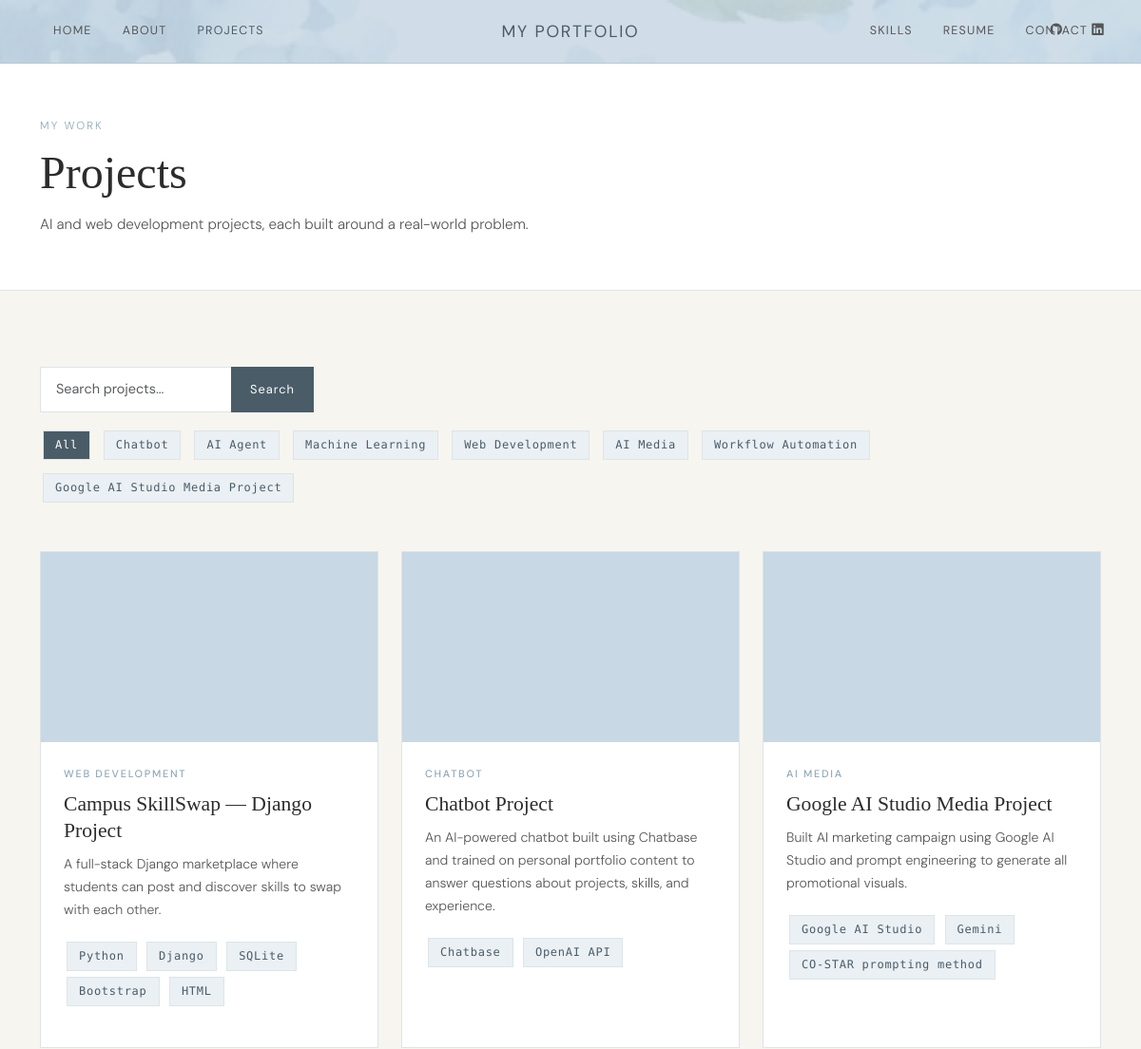
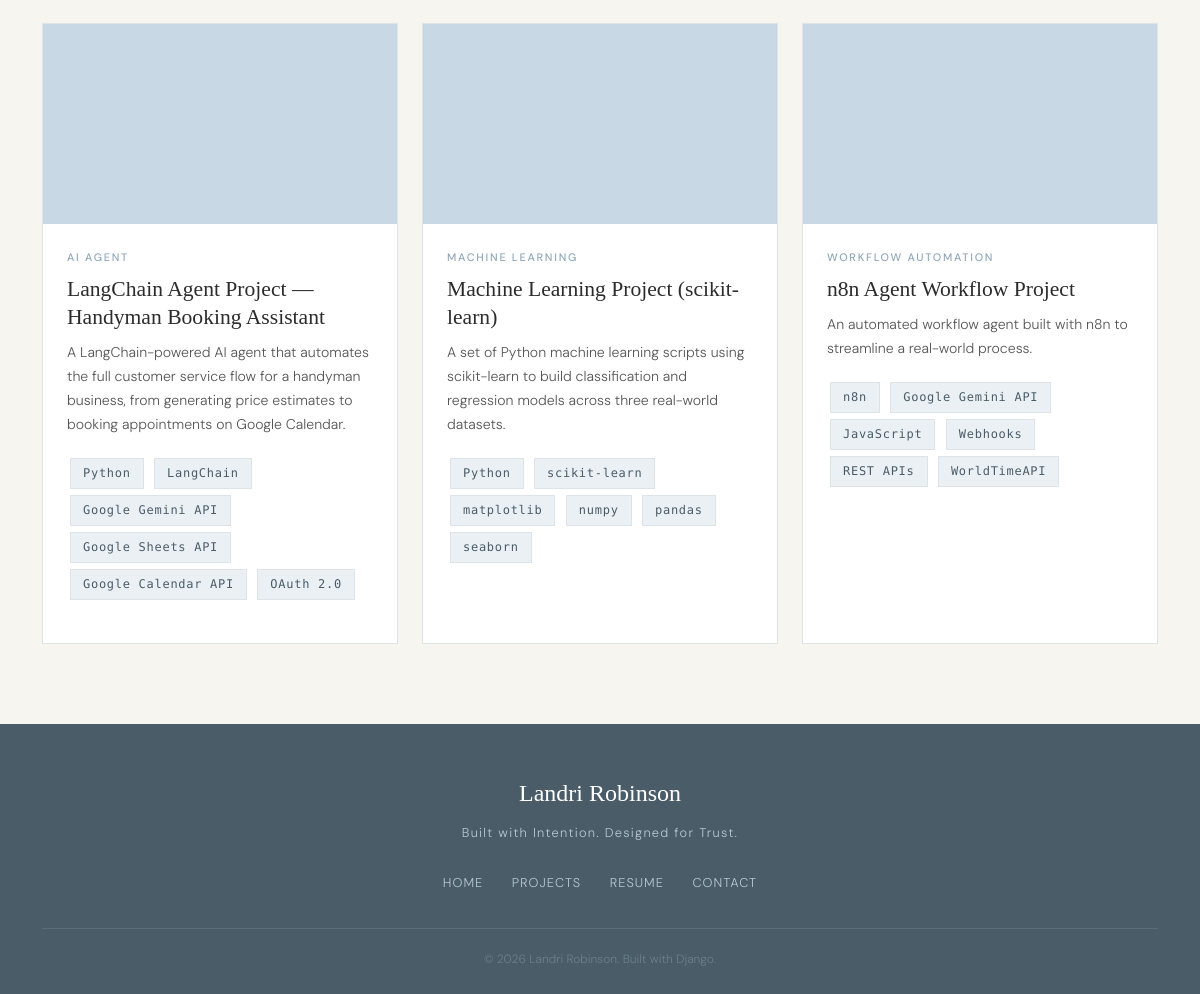
/projects/, run on the app's committed database (2 pictures, top to bottom).
### portfolio/models.py (models this page shows, shortened)
class Project(models.Model):
    CATEGORY_CHOICES = [
        ('chatbot', 'Chatbot'),
        ('agent', 'AI Agent'),
        ('ml', 'Machine Learning'),
        ('web', 'Web Development'),
        ('media', 'AI Media'),
        ('workflow', 'Workflow Automation'),
        ('google_ai_studio', 'Google AI Studio Media Project'),
    ]
    title = models.CharField(max_length=200)
    summary = models.CharField(max_length=300)
    description = models.TextField()
    category = models.CharField(max_length=50, choices=CATEGORY_CHOICES, default='agent')
    tools_used = models.TextField(help_text="Comma-separated list of tools")
    business_problem = models.TextField(default='')
    key_features = models.TextField(help_text="Describe the key features", default='')
    role = models.TextField(help_text="Your role and contribution", default='')
    challenges = models.TextField(help_text="Biggest challenge faced")
    lessons_learned = models.TextField(help_text="What you learned")
    image = models.ImageField(upload_to='projects/', blank=True, null=True)
    links = models.URLField(blank=True, null=True)
    github_link = models.URLField(blank=True, null=True, help_text="GitHub repository URL")
    demo_link = models.URLField(blank=True, null=True, help_text="Live demo or deployed project URL")
    class Meta:
        ordering = ['title']
    def get_tools_list(self):
        return [t.strip() for t in self.tools_used.split(',') if t.strip()]

### portfolio/views.py (the view)
# urls.py: path('projects/', views.projects, name='projects'),
def projects(request):
    form = SearchForm(request.GET)
    all_projects = Project.objects.all()
    query = request.GET.get('query', '')
    category = request.GET.get('category', '')
    if query:
        all_projects = all_projects.filter(
            Q(title__icontains=query) | Q(summary__icontains=query) | Q(tools_used__icontains=query)
        )
    if category:
        all_projects = all_projects.filter(category=category)
    categories = Project.CATEGORY_CHOICES
    return render(request, 'portfolio/projects.html', {
        'projects': all_projects,
        'form': form,
        'categories': categories,
        'selected_category': category,
        'query': query,
    })

### portfolio/forms.py
class SearchForm(forms.Form):
    query = forms.CharField(
        max_length=100,
        required=False,
        widget=forms.TextInput(attrs={'class': 'form-control', 'placeholder': 'Search projects...'})
    )

### templates/portfolio/projects.html (shortened to what this page needs)
{% extends 'portfolio/base.html' %}
{% block content %}
<div class="page-header">
  <div class="container">
    <span class="page-header-eyebrow">My Work</span>
    <h1 class="page-header-title">Projects</h1>
    <p class="page-header-sub">AI and web development projects, each built around a real-world problem.</p>
  </div>
</div>
<section class="section-pad" style="background:var(--cream)">
  <div class="container">
    <div class="d-flex flex-wrap gap-3 align-items-center mb-5">
      <form method="GET" action="{% url 'projects' %}" class="search-bar">
        <input type="text" name="query" class="form-control" placeholder="Search projects..." value="{{ query }}">
        <button type="submit" class="btn-search">Search</button>
      </form>
      <div class="d-flex gap-2 flex-wrap">
        <a href="{% url 'projects' %}" class="tool-tag {% if not selected_category %}active{% endif %}" style="cursor:pointer;{% if not selected_category %}background:var(--slate-dark);color:var(--white);{% endif %}">All</a>
        {% for val, label in categories %}
          <a href="?category={{ val }}{% if query %}&query={{ query }}{% endif %}" class="tool-tag" style="cursor:pointer;{% if selected_category == val %}background:var(--slate-dark);color:var(--white);{% endif %}">{{ label }}</a>
        {% endfor %}
      </div>
    </div>
    <div class="row g-4">
      {% for project in projects %}
      <div class="col-md-4">
        <div class="project-card" data-href="{% url 'project_detail' project.pk %}">
          <div class="project-card-img">
            <div style="width:100%;height:200px;background:#C8D8E4;"></div>
          </div>
          <div class="project-card-body">
            <span class="project-card-category">{{ project.get_category_display }}</span>
            <div class="project-card-title">{{ project.title }}</div>
            <p class="project-card-summary">{{ project.summary }}</p>
            <div class="mb-3">
              {% for tool in project.get_tools_list %}
                <span class="tool-tag">{{ tool }}</span>
              {% endfor %}
            </div>
          </div>
        </div>
      </div>
      {% empty %}
      <div class="col-12 text-center py-5" style="color:var(--charcoal-lt)">
        <i class="bi bi-search" style="font-size:2rem;opacity:0.3"></i>
        <p class="mt-3">No projects found. Try a different search.</p>
      </div>
      {% endfor %}
    </div>
  </div>
</section>
{% endblock %}

### static/css/style.css (style rules this page uses)
:root { --cream: #F7F5F0; --white: #FFFFFF; --charcoal: #2C2C2C; --charcoal-lt: #555555; --slate: #6B7F8E; --slate-dark: #4A5C68; --slate-light: #B8C8D2; --slate-pale: #EAF0F4; --accent: #8FA8B8; --accent-hover: #6B8FA3; --muted-gold: #C9B89A; --border: #DDE4E8; --shadow: rgba(74, 92, 104, 0.12); }
* { box-sizing: border-box; }
html { scroll-behavior: smooth; }
body { font-family: 'DM Sans', sans-serif; font-weight: 300; color: var(--charcoal); background-color: var(--cream); line-height: 1.75; font-size: 16px; }
h1, h2, h3, h4, h5 { font-family: 'Cormorant Garamond', serif; font-weight: 400; line-height: 1.2; color: var(--charcoal); }
a { color: var(--slate-dark); text-decoration: none; transition: color 0.2s; }
.section-pad { padding: 80px 0; }
.project-card { background-color: var(--white); border: 1px solid var(--border); overflow: hidden; transition: transform 0.25s, box-shadow 0.25s; height: 100%; position: relative; cursor: pointer; }
.project-card-img { width: 100%; height: 200px; object-fit: cover; background-color: var(--slate-pale); display: flex; align-items: center; justify-content: center; color: var(--slate-light); font-size: 0.8rem; letter-spacing: 0.08em; }
.project-card-body { padding: 24px; }
.project-card-category { font-size: 0.68rem; letter-spacing: 0.16em; text-transform: uppercase; color: var(--accent); font-weight: 500; margin-bottom: 8px; display: block; }
.project-card-title { font-family: 'Cormorant Garamond', serif; font-size: 1.35rem; font-weight: 400; margin-bottom: 10px; line-height: 1.3; }
.project-card-summary { font-size: 0.88rem; color: var(--charcoal-lt); line-height: 1.7; margin-bottom: 18px; }
.tool-tag { display: inline-block; background-color: var(--slate-pale); color: var(--slate-dark); font-size: 0.75rem; letter-spacing: 0.06em; padding: 4px 12px; margin: 3px; border: 1px solid var(--border); font-family: 'DM Mono', monospace; }
.form-control { border: 1px solid var(--border); border-radius: 0; background-color: var(--white); padding: 12px 16px; font-family: 'DM Sans', sans-serif; font-size: 0.9rem; color: var(--charcoal); transition: border-color 0.2s; }
.page-header { background-color: var(--white); border-bottom: 1px solid var(--border); padding: 56px 0 40px; }
.page-header-eyebrow { font-size: 0.72rem; letter-spacing: 0.18em; text-transform: uppercase; color: var(--accent); display: block; margin-bottom: 10px; font-family: 'DM Sans', sans-serif; }
.page-header-title { font-family: 'Cormorant Garamond', serif; font-size: clamp(2rem, 4vw, 3rem); font-weight: 300; margin-bottom: 12px; }
.page-header-sub { font-size: 0.95rem; color: var(--charcoal-lt); max-width: 560px; }
.search-bar { display: flex; gap: 0; max-width: 440px; }
.search-bar .form-control { flex: 1; border-right: none; }
.search-bar .btn-search { background-color: var(--slate-dark); color: var(--white); border: none; padding: 0 20px; font-size: 0.8rem; letter-spacing: 0.08em; cursor: pointer; transition: background-color 0.2s; }

### data on the page
Project: category "WEB DEVELOPMENT", title "Campus SkillSwap — Django Project", summary "A full-stack Django marketplace where students can post and discover skills to swap with each other.", get_tools_list "Python" "Django" "SQLite" "Bootstrap" "HTML"
Project: category "CHATBOT", title "Chatbot Project", summary "An AI-powered chatbot built using Chatbase and trained on personal portfolio content to answer questions about projects, skills, and experience.", get_tools_list "Chatbase" "OpenAI API"
Project: category "AI MEDIA", title "Google AI Studio Media Project", summary "Built AI marketing campaign using Google AI Studio and prompt engineering to generate all promotional visuals.", get_tools_list "Google AI Studio" "Gemini" "CO-STAR prompting method"
Project: category "AI AGENT", title "LangChain Agent Project — Handyman Booking Assistant", summary "A LangChain-powered AI agent that automates the full customer service flow for a handyman business, from generating price estimates to booking appointments on Google Calendar.", get_tools_list "Python" "LangChain" "Google Gemini API" "Google Sheets API" "Google Calendar API" "OAuth 2.0"
Project: category "MACHINE LEARNING", title "Machine Learning Project (scikit-learn)", summary "A set of Python machine learning scripts using scikit-learn to build classification and regression models across three real-world datasets.", get_tools_list "Python" "scikit-learn" "matplotlib" "numpy" "pandas" "seaborn"
Project: category "WORKFLOW AUTOMATION", title "n8n Agent Workflow Project", summary "An automated workflow agent built with n8n to streamline a real-world process.", get_tools_list "n8n" "Google Gemini API" "JavaScript" "Webhooks" "REST APIs" "WorldTimeAPI"

### other printed values
{{ label }} "Chatbot" "AI Agent" "Machine Learning" "Web Development" "AI Media" "Workflow Automation" "Google AI Studio Media Project"
